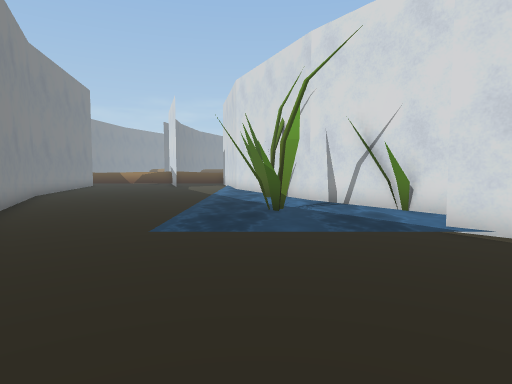
view 1 (above)

13 first-person views from a walk through a scene from a Unity 3-D project. The camera is 1.2 m above the floor, tilts 4° down and sees 75° across. The floor is counted in squares, 1 m on a side. Each view is taken from the middle of a square. On the plan, view 1 faces up. The plan holds only what a view shows up to about 14 squares ahead; the rest is blank. The place goes on beyond the plan. The player is left out. Some surface patterns are stand-ins.

view 2
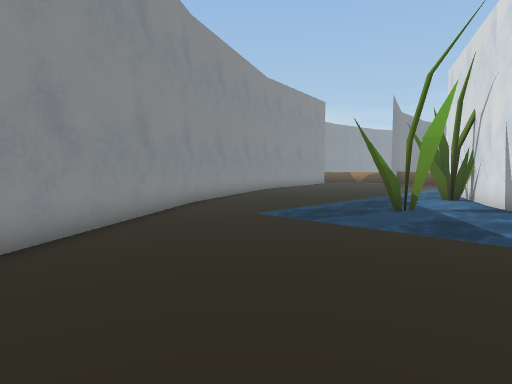

view 3
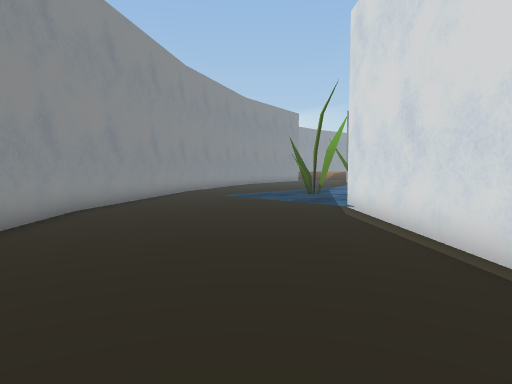

view 4
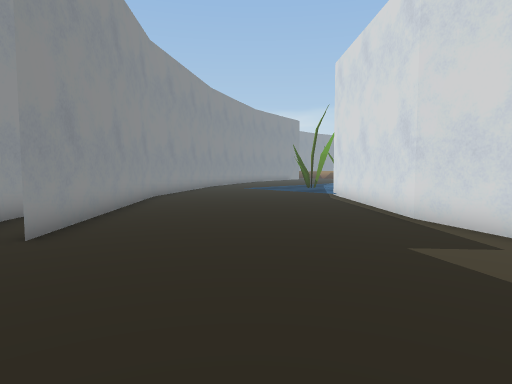

view 5
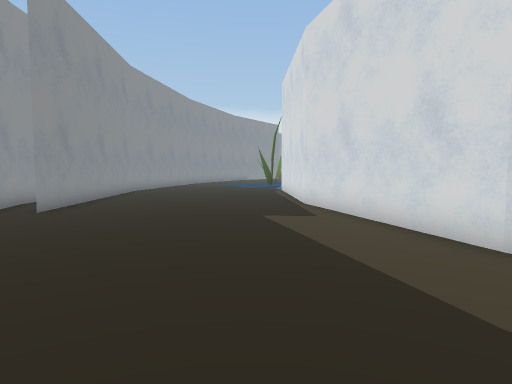

view 6
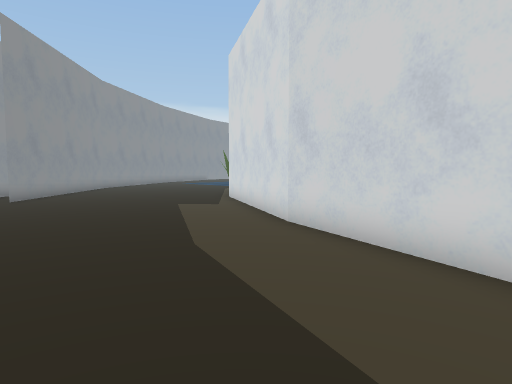

view 7
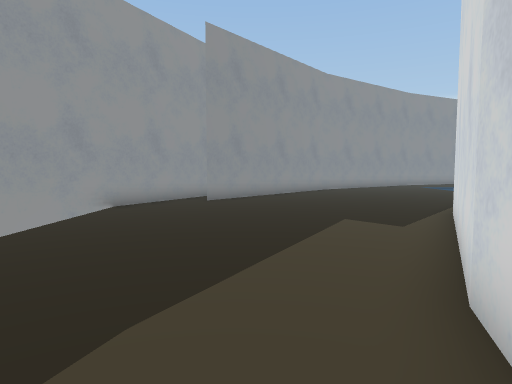

view 8
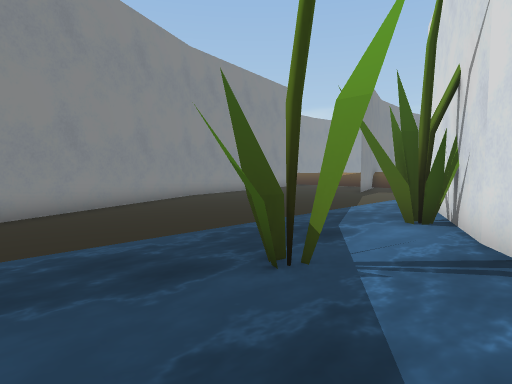

view 9
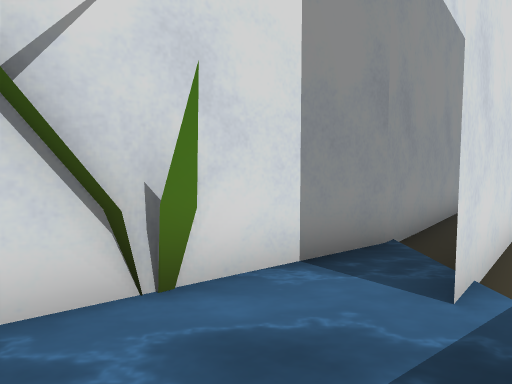

view 10
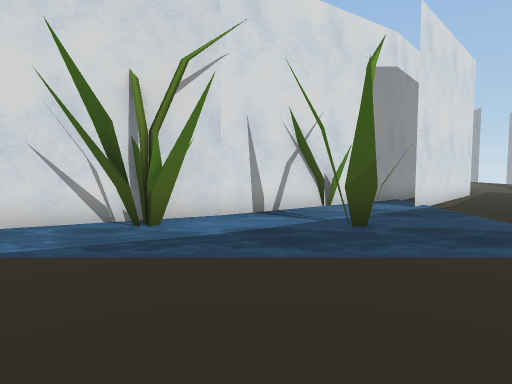

view 11
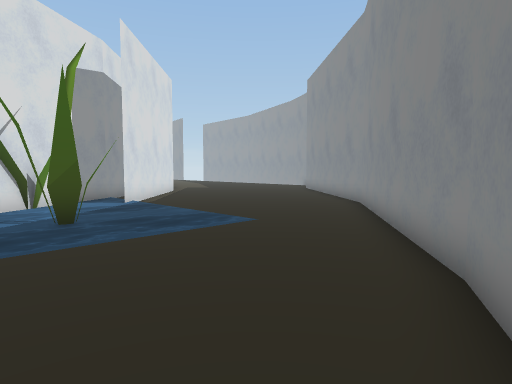

view 12
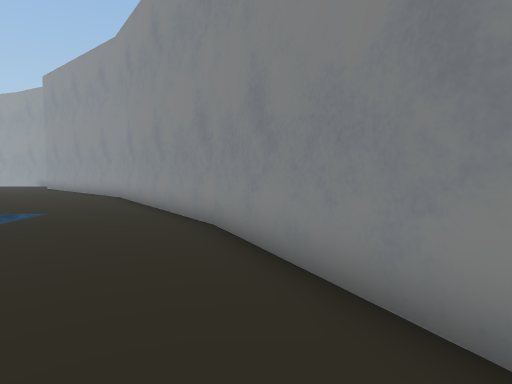

view 13
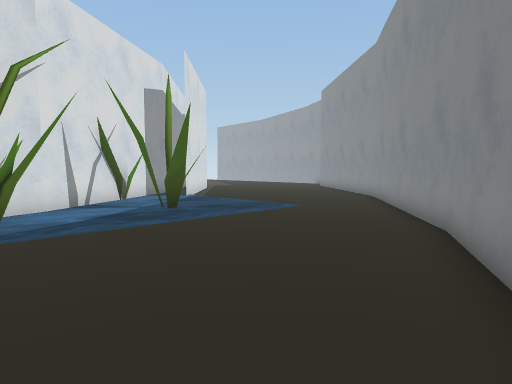

### Floor plan
Key: @ floor where view 1 was taken; # wall or solid block; . floor; ~ water the walk can cross; ≈ water the walk keeps out of; O other object.
Columns run from 9 left of view 1 to 20 right of it. Each row starts with its distance up from view 1.
 14 #.......~O#
 13 #.......~OO≈
 12 ##......~O~#
 11  #......~~~≈≈
 10  ##.....~~~~#~
  9   #.....~OO~OOO
  8   ##....~O~~~~≈
  7    #....~~~~~~#≈
  6    ##...~~~~~#≈≈≈
  5     ##........####
  4      #.........####
  3      ##.........####
  2       ##.........###
  1        #..........###
  0        ##@..........##
 -1         ##...........###
 -2          ###...........###
 -3            ##............####
 -4            ###..............#
 -5            ####...............
 -6            ####...............
 -7              ###.............
 -8                ##....... ... .
 -9                 ###

Positions as (right, up) in squares from view 1, and headings:
1: (0, 0), facing up
2: (4, 0), facing up-left
3: (9, -3), facing up-left
4: (12, -7), facing up-left
5: (16, -8), facing up-left
6: (20, -8), facing up-left
7: (18, -4), facing left
8: (3, 6), facing up-left
9: (1, 8), facing right
10: (-6, 11), facing right
11: (-7, 11), facing down-right
12: (-7, 14), facing down
13: (-8, 14), facing down-right
